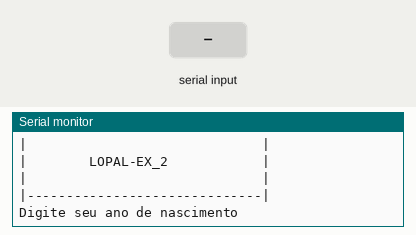
This sketch was run on a simulated Arduino Uno, built with avr-gcc and run on an emulated ATmega328P. Shown: the last lines printed to the serial monitor. The inputs (shaded band) are chosen by the test bench.

Above: at 1.2 s.
1.3 s: "90,45\n" received over Serial
At 2.71 s:
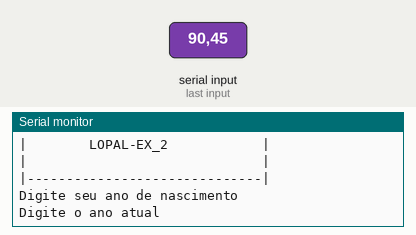
2.8 s: "30,150\n" received over Serial
At 4.6 s:
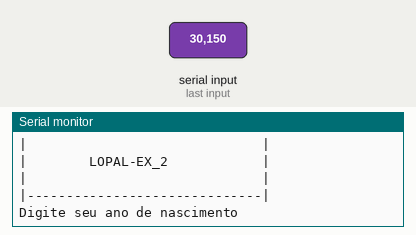

Measured:
- after the input at 1.3 s, the serial monitor: prints a new line at once (image 1)
- after the input at 2.8 s, the serial monitor: prints a new line at once (image 2)

The sketch:

ex_021.ino
```cpp
//Faça um programa que receba o ano de nascimento de uma pessoa e o ano atual. Calcule e imprima
//a. A idade dessa pessoa
//b. Essa idade convertida em semana


void setup()
{
  Serial.begin(9600);
}
//Variáveis - criação e inicialização
int anoDeNascimento = 0;
int anoAtual = 0;
int idadeDaPessoa = 0;
int IdadeSemanas = 0;


void loop()
{

  //Cabeçalho - 2 pipes + 30 tracinhos
  Serial.println( "|------------------------------|" );
  Serial.println( "|                              |" );
  Serial.println( "|        LOPAL-EX_2            |" );
  Serial.println( "|                              |" );
  Serial.println( "|------------------------------|" );


  Serial.println();//pula uma linha
  Serial.println();//pula uma linha

  //entradas
  Serial.println ("Digite seu ano de nascimento");//pergunta
  while(! Serial.available() );//espera o usuario digitar/dar um <Enter>
  anoDeNascimento = Serial.parseInt();//resposta do usario

  Serial.println ("Digite o ano atual");//pergunta
  while(! Serial.available() );//espera o usuario digitar/dar um <Enter>
  anoAtual = Serial.parseInt();//resposta do usario

  //processamento
  idadeDaPessoa = anoAtual - anoDeNascimento;
  IdadeSemanas = idadeDaPessoa * 52;

  //saida
  Serial.println ("Sua idade: " + String(idadeDaPessoa) );
  Serial.println ("Sua idade em semanas: " + String(IdadeSemanas) );
}
```
